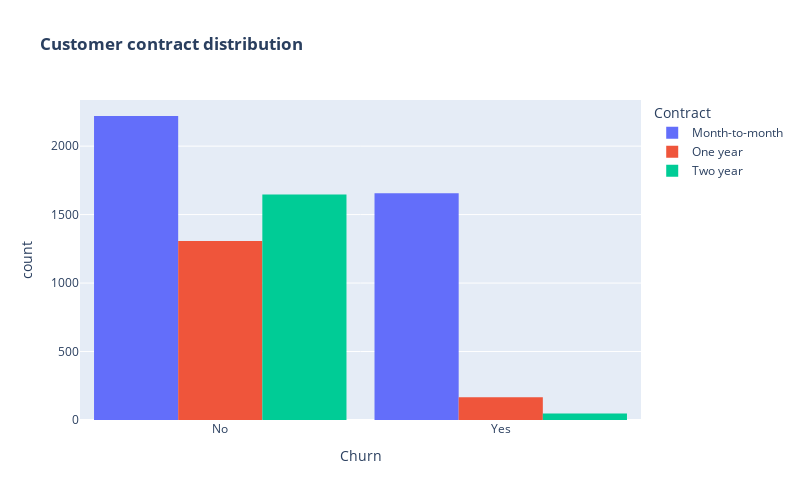

Source (notebook cell):
### Markdown cell above
Customers who are dependent are more likely to churn

### Code cell
#Customer contract distribution
fig = px.histogram(data, x="Churn", color = "Contract", barmode = "group", title = "<b>Customer contract distribution<b>")
fig.update_layout(width=800, height=500, bargap=0.1)
fig.show()

### Figure 1 — Plotly figure (JSON) as saved in the notebook; plotly's stock layout.template omitted (floating-point values rounded to 4 significant figures; data arrays with more than 128 entries replaced by an {"elided": "..."} marker saying what was removed)
{"data": [{"alignmentgroup": "True", "bingroup": "x", "hovertemplate": "Contract=Month-to-month<br>Churn=%{x}<br>count=%{y}<extra></extra>", "legendgroup": "Month-to-month", "marker": {"color": "#636efa", "pattern": {"shape": ""}}, "name": "Month-to-month", "offsetgroup": "Month-to-month", "orientation": "v", "showlegend": true, "type": "histogram", "x": {"elided": "3875 str values"}, "xaxis": "x", "yaxis": "y"}, {"alignmentgroup": "True", "bingroup": "x", "hovertemplate": "Contract=One year<br>Churn=%{x}<br>count=%{y}<extra></extra>", "legendgroup": "One year", "marker": {"color": "#EF553B", "pattern": {"shape": ""}}, "name": "One year", "offsetgroup": "One year", "orientation": "v", "showlegend": true, "type": "histogram", "x": {"elided": "1473 str values"}, "xaxis": "x", "yaxis": "y"}, {"alignmentgroup": "True", "bingroup": "x", "hovertemplate": "Contract=Two year<br>Churn=%{x}<br>count=%{y}<extra></extra>", "legendgroup": "Two year", "marker": {"color": "#00cc96", "pattern": {"shape": ""}}, "name": "Two year", "offsetgroup": "Two year", "orientation": "v", "showlegend": true, "type": "histogram", "x": {"elided": "1695 str values"}, "xaxis": "x", "yaxis": "y"}], "layout": {"bargap": 0.1, "barmode": "group", "height": 500, "legend": {"title": {"text": "Contract"}, "tracegroupgap": 0}, "title": {"text": "<b>Customer contract distribution<b>"}, "width": 800, "xaxis": {"anchor": "y", "domain": [0, 1], "title": {"text": "Churn"}}, "yaxis": {"anchor": "x", "domain": [0, 1], "title": {"text": "count"}}}}
